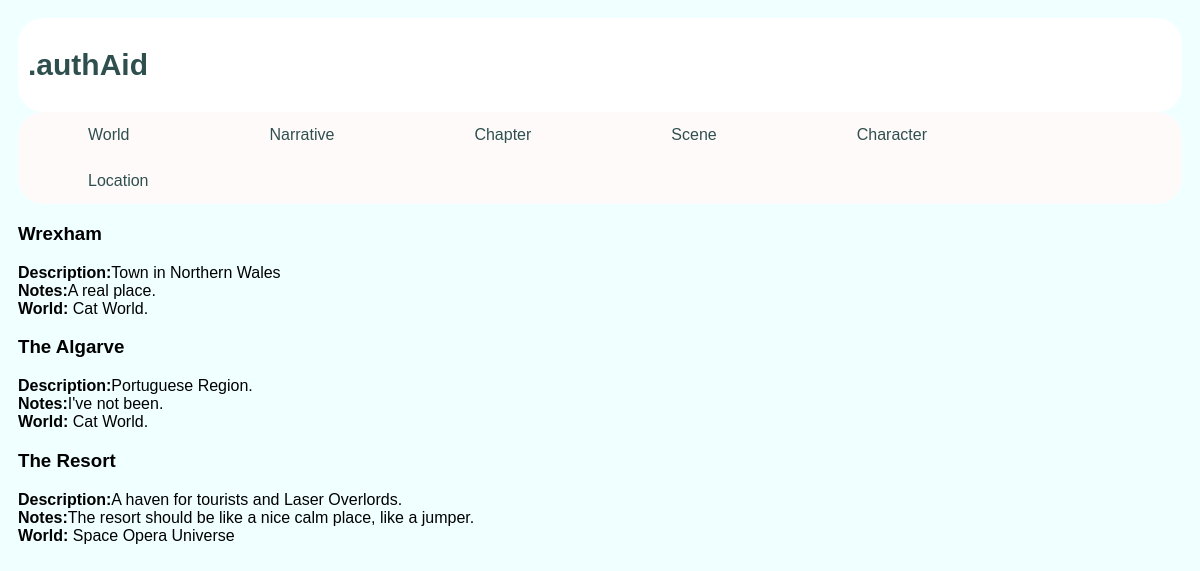
Page /author/location/ on the committed database.
### author/models.py (models this page shows, shortened)
class Location(models.Model):
    name = models.CharField(max_length=name_length, default='',blank=True)
    description = models.CharField(max_length=description_length, default='',blank=True)
    notes = notes_all
    world = models.ForeignKey(World, on_delete=models.CASCADE, null=True,blank=True)
    scenes = models.ManyToManyField(Scene,blank=True)
    chapters = models.ManyToManyField(Chapter,blank=True)

class World(models.Model):
    name = models.CharField(max_length=name_length, default='',blank=True)
    description = models.CharField(max_length=description_length, default='',blank=True)
    notes = notes_all
    def __str__(self):
        return self.name

### author/views.py (the view)
# urls.py: path('location/',views.LocationView.as_view(),name='location'),
class LocationView(ListView):
    template_name = 'author/location.html'
    context_object_name = 'location_list'
    def get_queryset(self):
        return Location.objects.all().order_by('world')

### author/templates/author/location.html (shortened to what this page needs)
<!DOCTYPE html>
<html lang="en">
<head>
</head>
<body>
{% extends "author/base.html" %}
{%block content%}
{% if location_list %}
    {%for location in location_list%}
        <h3>{{location.name}}</h3>
        <b>Description:</b>{{location.description}}<br>
        <b>Notes:</b>{{location.notes}}<br>
        <b>World: </b>{{location.world}}<br>
    {%endfor%}
{%endif%}
{%endblock%}

### author/static/author/style.css (style rules this page uses)
* { box-sizing: border-box; border-radius: 25px }
body { font-family: arial; padding:10px; background: Azure; }

### rows in the picture
Location: name "Wrexham", description "Town in Northern Wales", notes "A real place.", world "Cat World."
Location: name "The Algarve", description "Portuguese Region.", notes "I've not been.", world "Cat World."
Location: name "The Resort", description "A haven for tourists and Laser Overlords.", notes "The resort should be like a nice calm place, like a jumper.", world "Space Opera Universe"
